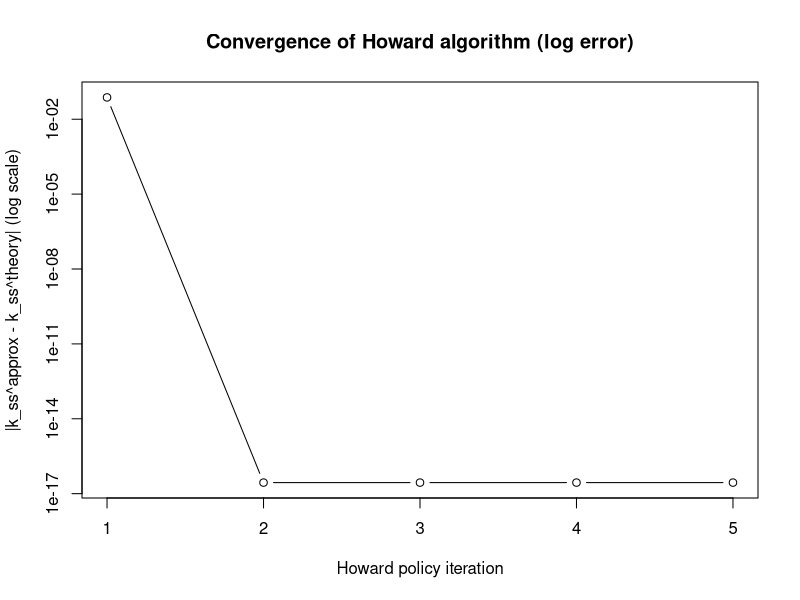
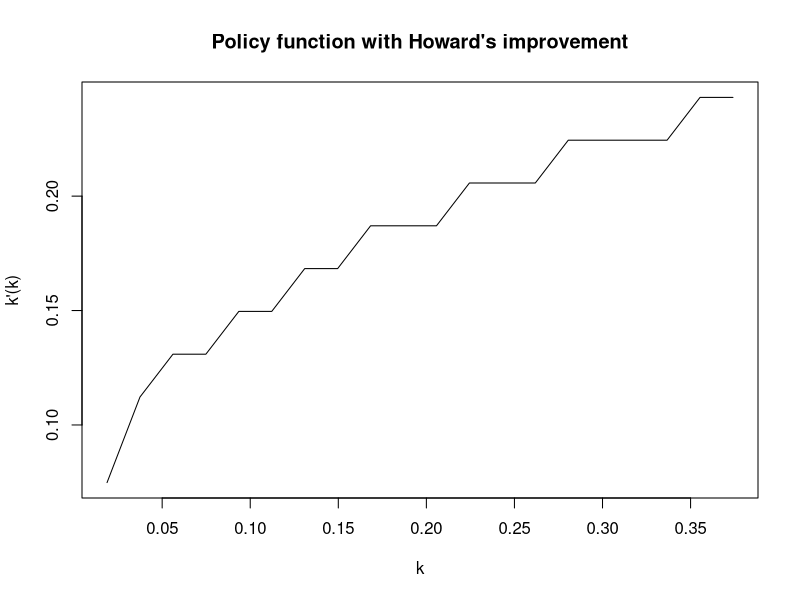
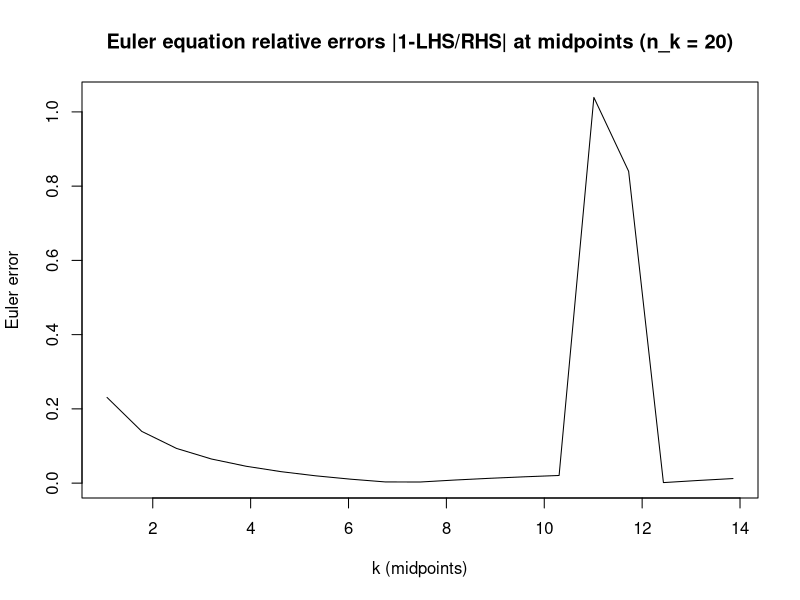
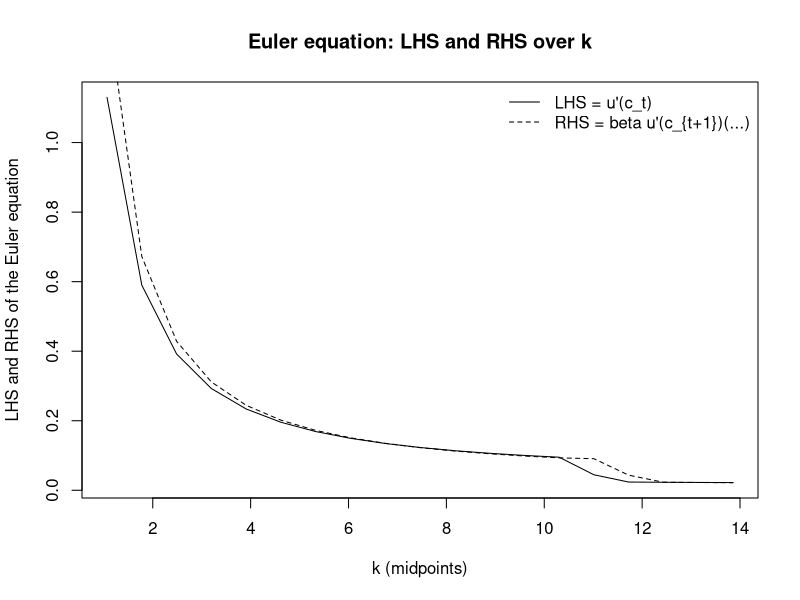
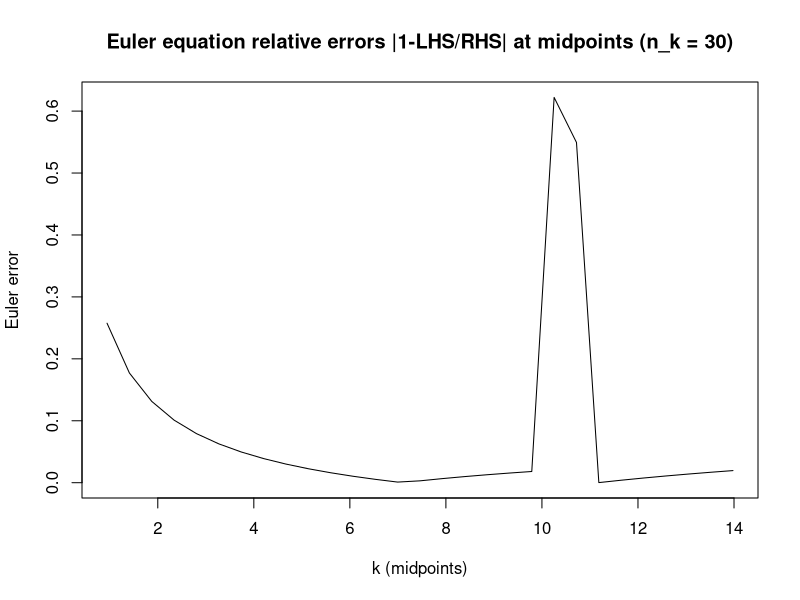
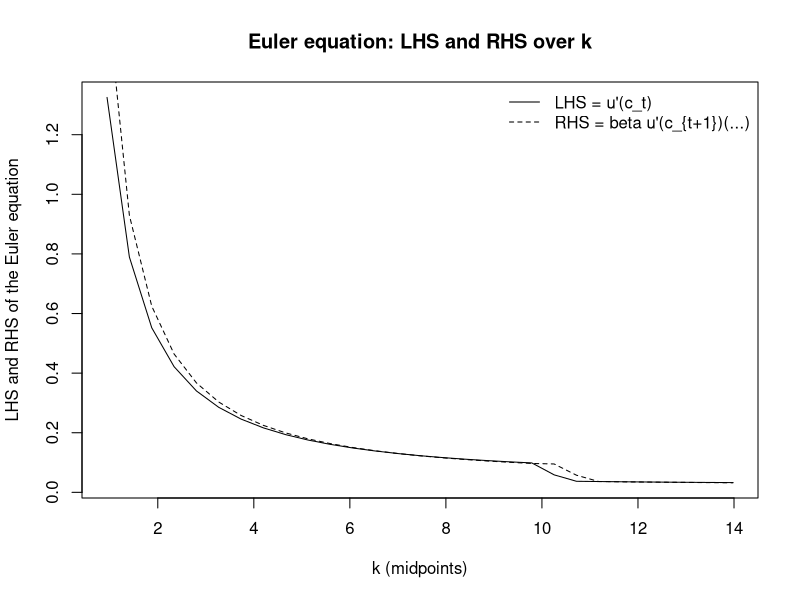

These figures' R source, in order:
## ---- chunk 1
howard_vfi_track <- function(alpha = 0.36,
                             beta  = 0.95,
                             delta = 0.05,
                             theta = 4,
                             n_k   = 20,
                             tol_value  = 1e-8,
                             tol_policy = 1e-6,
                             max_iter_value  = 10000,
                             max_iter_policy = 1000) {
  u_fun <- function(c) {
    if (theta == 1) return(log(c))
    (c^(1 - theta) - 1) / (1 - theta)
  }
  f_fun <- function(k) k^alpha
  
  # theoretical steady state (from Euler equation)
  k_ss_theory <- (alpha / (1 / beta - 1 + delta))^(1 / (1 - alpha))
  
  # grid and resources
  k_grid <- seq(0.1 * k_ss_theory, 2 * k_ss_theory, length.out = n_k)
  n <- n_k
  fK        <- f_fun(k_grid)
  resources <- fK + (1 - delta) * k_grid
  
  # precompute one-period utility
  util <- matrix(-1e12, nrow = n, ncol = n)
  for (i in 1:n) {
    c_ij <- resources[i] - k_grid
    feasible <- c_ij > 0
    u_ij <- rep(-1e12, n)
    u_ij[feasible] <- u_fun(c_ij[feasible])
    util[i, ] <- u_ij
  }
  
  V <- rep(0, n)
  policy_idx <- rep(1, n)
  
  # to store approximate steady state at each outer iteration
  k_ss_path <- numeric(max_iter_policy)
  it_used <- 0
  
  for (it_pol in 1:max_iter_policy) {
    # inner value iteration with fixed policy
    for (it_val in 1:max_iter_value) {
      V_new <- util[cbind(1:n, policy_idx)] + beta * V[policy_idx]
      diff_V <- max(abs(V_new - V))
      V <- V_new
      if (diff_V < tol_value) break
    }
    
    # policy improvement
    value_candidate <- util + beta * matrix(rep(V, each = n), nrow = n)
    new_policy_idx <- max.col(value_candidate, ties.method = "first")
    
    policy_diff <- max(abs(k_grid[new_policy_idx] - k_grid[policy_idx]))
    policy_idx <- new_policy_idx
    
    # implied policy in levels
    k_policy <- k_grid[policy_idx]
    
    # approximate steady state on the grid: fixed point of g(k) ~ k
    idx_fix <- which.min(abs(k_policy - k_grid))
    k_ss_path[it_pol] <- k_grid[idx_fix]
    
    it_used <- it_pol
    if (policy_diff < tol_policy) break
  }
  
  k_policy <- k_grid[policy_idx]
  c_policy <- resources - k_policy
  
  list(
    k_grid      = k_grid,
    V           = V,
    policy_idx  = policy_idx,
    k_policy    = k_policy,
    c_policy    = c_policy,
    k_ss_theory = k_ss_theory,
    k_ss_path   = k_ss_path[1:it_used]
  )
}


## ---- chunk 2
alpha <- 0.36
beta  <- 0.95
delta <- 1
theta <- 1

res <- howard_vfi_track(alpha = alpha, beta = beta, delta = delta,
                        theta = theta, n_k = 20)
## ---- chunk 3
#| echo: false
# Testing calibration from the problem set:

# error per outer iteration
ss_diff <- abs(res$k_ss_path - res$k_ss_theory)
plot(seq_along(ss_diff), ss_diff, type = "b", log = "y",
     xlab = "Howard policy iteration",
     ylab = "|k_ss^approx - k_ss^theory| (log scale)",
     main = "Convergence of Howard algorithm (log error)")

## ---- chunk 4
#| echo: false
# Quick sanity checks:
plot(res$k_grid, res$k_policy, type = "l",
      xlab = "k", ylab = "k'(k)", main = "Policy function with Howard's improvement")

## ---- chunk 5
#| echo: false
u_prime <- function(c, theta) {
  if (theta == 1) return(1 / c)
  c^(-theta)
}

# Marginal product of capital
f_prime <- function(k, alpha) {
  alpha * k^(alpha - 1)
}

# Simple linear interpolation of a policy y(x) defined on (x_grid, y_grid)
interp_linear <- function(x, x_grid, y_grid) {
  approx(x = x_grid, y = y_grid, xout = x, rule = 2)$y
}

# Compute Euler equation residuals at midpoints of the capital grid
euler_errors_midpoints <- function(res, alpha, beta, delta, theta) {
  k_grid    <- res$k_grid
  k_policy  <- res$k_policy
  
  n <- length(k_grid)
  
  # Midpoints: Ge = 0.5*(k_i + k_{i+1}), i = 1,...,n-1
  k_mid <- 0.5 * (k_grid[-n] + k_grid[-1])
  
  # Policy at midpoints: k' = g(k_mid)
  k_next_mid <- interp_linear(k_mid, k_grid, k_policy)
  
  # Current consumption at midpoints
  f_k_mid <- k_mid^alpha
  c_mid   <- f_k_mid + (1 - delta) * k_mid - k_next_mid
  
  # Next-period consumption: need k'' = g(k')
  k_next2_mid <- interp_linear(k_next_mid, k_grid, k_policy)
  f_k_next    <- k_next_mid^alpha
  c_next_mid  <- f_k_next + (1 - delta) * k_next_mid - k_next2_mid
  
  # Only keep points with positive c and c_next to avoid NaNs
  good <- (c_mid > 0) & (c_next_mid > 0)
  
  # Euler equation: u'(c) = beta * u'(c') * [f'(k') + 1 - delta]
  lhs <- u_prime(c_mid[good], theta)
  rhs <- beta * u_prime(c_next_mid[good], theta) *
    (f_prime(k_next_mid[good], alpha) + 1 - delta)
  
  # Residual in levels
  ee_resid <- lhs - rhs
  
  # Often people look at log10 of the *relative* error in consumption units:
  # 1 - rhs/lhs  (only where lhs != 0)
  rel_err <- abs(1 - rhs / lhs)
  ee_log10 <- log10(abs(rel_err))
  
  list(
    lhs = lhs,
    rhs = rhs,
    k_mid   = k_mid[good],
    resid   = ee_resid,
    log10err = ee_log10,
    rel_err = rel_err
  )
}

alpha <- 0.36
beta  <- 0.95
delta <- 0.05
theta <- 4

## n_k = 20
res20 <- howard_vfi_track(
  alpha = alpha,
  beta  = beta,
  delta = delta,
  theta = theta,
  n_k   = 20
)

ee20 <- euler_errors_midpoints(res20, alpha, beta, delta, theta)

cat("n_k = 20\n")
cat("  Max |Euler residual|:", max(abs(ee20$resid)), "\n")

## n_k = 30
res30 <- howard_vfi_track(
  alpha = alpha,
  beta  = beta,
  delta = delta,
  theta = theta,
  n_k   = 30
)
plot(ee20$k_mid, ee20$rel_err, type = "l",
     xlab = "k (midpoints)", ylab = "Euler error",
     main = "Euler equation relative errors |1-LHS/RHS| at midpoints (n_k = 20)")

## ---- chunk 6
#| echo: false
plot(ee20$k_mid, ee20$lhs, type = "l",
     xlab = "k (midpoints)",
     ylab = "LHS and RHS of the Euler equation",
     main = "Euler equation: LHS and RHS over k")
lines(ee20$k_mid, ee20$rhs, lty = 2)

legend("topright", legend = c("LHS = u'(c_t)", "RHS = beta u'(c_{t+1})(...)"),
       lty = c(1, 2), bty = "n")
## ---- chunk 7
#| echo: false
ee30 <- euler_errors_midpoints(res30, alpha, beta, delta, theta)

cat("n_k = 30\n")
cat("  Max |Euler residual|:", max(abs(ee30$resid)), "\n")

plot(ee30$k_mid, ee30$rel_err, type = "l",
     xlab = "k (midpoints)", ylab = "Euler error",
     main = "Euler equation relative errors |1-LHS/RHS| at midpoints (n_k = 30)")
plot(ee30$k_mid, ee30$lhs, type = "l",
     xlab = "k (midpoints)",
     ylab = "LHS and RHS of the Euler equation",
     main = "Euler equation: LHS and RHS over k")
lines(ee30$k_mid, ee30$rhs, lty = 2)

legend("topright", legend = c("LHS = u'(c_t)", "RHS = beta u'(c_{t+1})(...)"),
       lty = c(1, 2), bty = "n")

